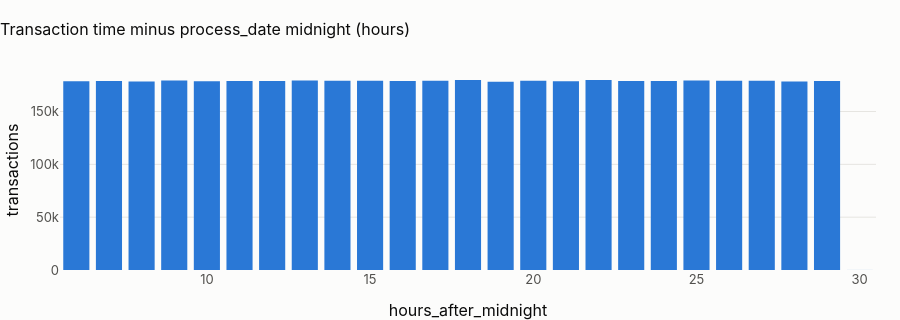
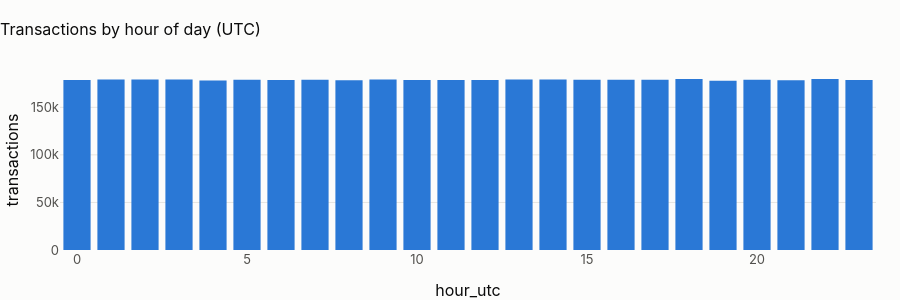
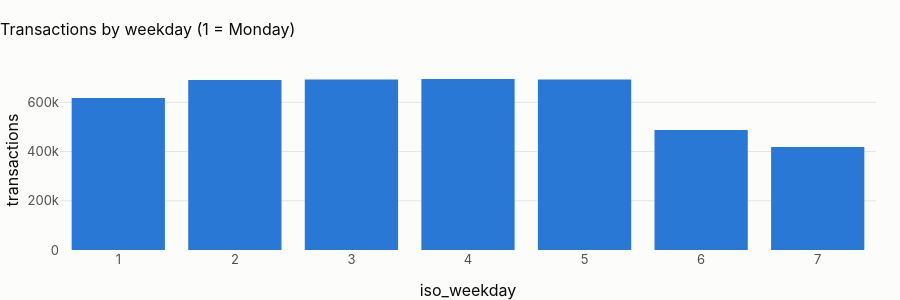

Here is the notebook cell these charts were saved with, in order:
### Markdown cell above
## 3 · Timestamps: what the `_utc` suffix assumes, and what the data says
The source timestamps carry no time zone. Staging names them `*_ts_utc`, and conformed silver derives local time
with each country's fixed offset. Is that right? The batch window gives the answer: compare each transaction's
timestamp with its `process_date` (the delivery day).

### Code cell
lag = pl.q("""select date_diff('hour', process_date::timestamp, transaction_ts_utc) as hours_after_midnight,
                     count(*) as transactions
              from {stg_transactions} group by 1 order by 1""")
fig = px.bar(
    lag,
    x="hours_after_midnight",
    y="transactions",
    title="Transaction time minus process_date midnight (hours)",
)
fig.update_layout(height=320)
fig.show()
hours = pl.q("""select hour(transaction_ts_utc) as hour_utc, count(*) as transactions
                from {stg_transactions} group by 1 order by 1""")
dows = pl.q("""select isodow(transaction_ts_utc) as iso_weekday, count(*) as transactions
               from {stg_transactions} group by 1 order by 1""")
fig = px.bar(hours, x="hour_utc", y="transactions", title="Transactions by hour of day (UTC)")
fig.update_layout(height=300)
fig.show()
fig = px.bar(dows, x="iso_weekday", y="transactions", title="Transactions by weekday (1 = Monday)")
fig.update_layout(height=300)
fig.show()
cv = hours["transactions"].std() / hours["transactions"].mean()
print(f"hour-of-day coefficient of variation: {cv:.4f} (a real bank: 0.6–0.9)")
print(
    f"weekend / weekday volume: {dows.iloc[5:].transactions.mean() / dows.iloc[:5].transactions.mean():.2f}"
)

### Figure 1 — Plotly figure (JSON) as saved in the notebook; plotly's stock layout.template omitted (floating-point values rounded to 4 significant figures)
{"data": [{"hovertemplate": "hours_after_midnight=%{x}<br>transactions=%{y}<extra></extra>", "legendgroup": "", "marker": {"color": "#2a78d6", "pattern": {"shape": ""}}, "name": "", "orientation": "v", "showlegend": false, "textposition": "auto", "type": "bar", "x": [6, 7, 8, 9, 10, 11, 12, 13, 14, 15, 16, 17, 18, 19, 20, 21, 22, 23, 24, 25, 26, 27, 28, 29, 30], "xaxis": "x", "y": [178555, 178874, 178338, 179284, 178693, 178746, 178799, 179277, 179143, 178974, 178944, 179105, 179781, 178034, 179086, 178507, 179721, 178787, 178820, 179274, 179133, 179153, 178288, 178951, 51], "yaxis": "y"}], "layout": {"barmode": "relative", "height": 320, "legend": {"tracegroupgap": 0}, "title": {"text": "Transaction time minus process_date midnight (hours)"}, "xaxis": {"anchor": "y", "domain": [0.0, 1.0], "title": {"text": "hours_after_midnight"}}, "yaxis": {"anchor": "x", "domain": [0.0, 1.0], "title": {"text": "transactions"}}}}

### Figure 2 — Plotly figure (JSON) as saved in the notebook; plotly's stock layout.template omitted (floating-point values rounded to 4 significant figures)
{"data": [{"hovertemplate": "hour_utc=%{x}<br>transactions=%{y}<extra></extra>", "legendgroup": "", "marker": {"color": "#2a78d6", "pattern": {"shape": ""}}, "name": "", "orientation": "v", "showlegend": false, "textposition": "auto", "type": "bar", "x": [0, 1, 2, 3, 4, 5, 6, 7, 8, 9, 10, 11, 12, 13, 14, 15, 16, 17, 18, 19, 20, 21, 22, 23], "xaxis": "x", "y": [178820, 179274, 179133, 179153, 178288, 178951, 178606, 178874, 178338, 179284, 178693, 178746, 178799, 179277, 179143, 178974, 178944, 179105, 179781, 178034, 179086, 178507, 179721, 178787], "yaxis": "y"}], "layout": {"barmode": "relative", "height": 300, "legend": {"tracegroupgap": 0}, "title": {"text": "Transactions by hour of day (UTC)"}, "xaxis": {"anchor": "y", "domain": [0.0, 1.0], "title": {"text": "hour_utc"}}, "yaxis": {"anchor": "x", "domain": [0.0, 1.0], "title": {"text": "transactions"}}}}

### Figure 3 — Plotly figure (JSON) as saved in the notebook; plotly's stock layout.template omitted (floating-point values rounded to 4 significant figures)
{"data": [{"hovertemplate": "iso_weekday=%{x}<br>transactions=%{y}<extra></extra>", "legendgroup": "", "marker": {"color": "#2a78d6", "pattern": {"shape": ""}}, "name": "", "orientation": "v", "showlegend": false, "textposition": "auto", "type": "bar", "x": [1, 2, 3, 4, 5, 6, 7], "xaxis": "x", "y": [617271, 690825, 692730, 694862, 693182, 487184, 418264], "yaxis": "y"}], "layout": {"barmode": "relative", "height": 300, "legend": {"tracegroupgap": 0}, "title": {"text": "Transactions by weekday (1 = Monday)"}, "xaxis": {"anchor": "y", "domain": [0.0, 1.0], "title": {"text": "iso_weekday"}}, "yaxis": {"anchor": "x", "domain": [0.0, 1.0], "title": {"text": "transactions"}}}}
